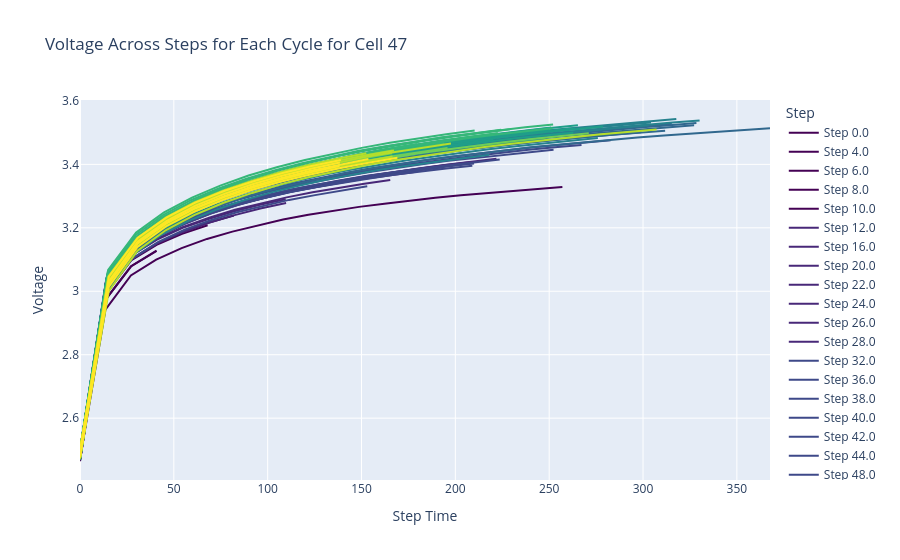

The notebook cell this image was saved under:
### Code cell
# 47
# Cell 47
# Normalize the step to a range from 0 to 1 for color selection
steps = nasa[nasa['Cell'] == 47]['Step'].unique()
max_step = max(steps)

# Create a figure
fig = go.Figure()

# Add a line trace for each unique step
for step in steps:
    step_data = nasa[(nasa['Cell'] == 47) & (nasa['Step'] == step)]
    
    # Select a color from the Viridis color scale based on the normalized step value
    color = px.colors.sequential.Viridis[round((step / max_step) * (len(px.colors.sequential.Viridis) - 1))]
    
    fig.add_trace(
        go.Scatter(
            x=step_data['Step_Time'],
            y=step_data['Voltage'],
            mode='lines',
            name=f'Step {step}',
            line=dict(color=color),
            hoverinfo="text+name",
        )
    )

# Customize layout
fig.update_layout(
    title="Voltage Across Steps for Each Cycle for Cell 47",
    xaxis_title="Step Time",
    yaxis_title="Voltage",
    legend_title="Step"
)

# Show the plot
fig.show()
